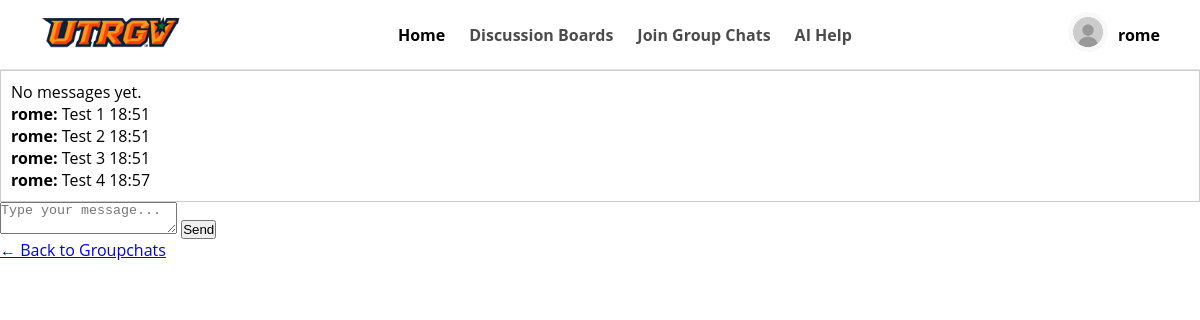
/Main/groupchat/2/ (signed in), run on the app's committed database.
### Main/models.py (models this page shows, shortened)
class Profile(models.Model):
    user = models.OneToOneField('auth.User', on_delete=models.CASCADE)
    id_user = models.IntegerField(unique=True, blank=True, null=True)
    bio = models.TextField(blank=True, null=True)
    profile_picture = models.ImageField(upload_to='profile_images/', default='blank_profile_picture.jpg', null=True)
    major = models.CharField(max_length=100, blank=True, null=True)
    gender = models.CharField(max_length=10, blank=True, null=True)
    minor = models.CharField(max_length=100, blank=True, null=True)

class Message(models.Model):
    groupchat = models.ForeignKey(Groupchat, related_name='messages', on_delete=models.CASCADE)
    sender = models.ForeignKey(User, on_delete=models.CASCADE)
    content = models.TextField()
    timestamp = models.DateTimeField(auto_now_add=True)

### Main/views.py (the view, shortened to what this page needs)
# urls.py: path('groupchat/<int:groupchat_id>/', views.groupchat_room, name='groupchat_room'),
@login_required
def groupchat_room(request, groupchat_id):
    user= request.user
    profile = Profile.objects.get(user=user)
    groupchat = get_object_or_404(Groupchat, id=groupchat_id)
    messages = groupchat.messages.all().order_by('timestamp')
    return render(request, 'Main/groupchat_room.html', {
        'profile': profile,
        'user': user,
        'groupchat': groupchat,
        'messages': messages
    })

### Main/templates/Main/groupchat_room.html (shortened to what this page needs)
{% load static %}
<!DOCTYPE html>
<html>
<head>
  <link rel="stylesheet" href="{% static 'Main/css/styles.css' %}">
</head>
<header>
    <div class="header-container">
      <a href="{% url 'dashboard' %}">
        <img class="nav-logo" src="{% static 'Main/images/nav-utrgv.png' %}"/>
      </a>
      <nav class="main-nav">
        <a href="{% url 'dashboard' %}" class="nav-link active">Home</a>
        <a href="{% url 'discussion' %}" class="nav-link">Discussion Boards</a>
        <a href="{% url 'groupchat' %}" class="nav-link">Join Group Chats</a>
        <a href="#" class="nav-link">AI Help</a>
      </nav>
      <div class="user-profile">
        <a href="{% url 'settings' %}">
          <img class="avatar" src="{{profile.profile_picture.url}}"/>
        </a>
          <span class="username">{{user.username}}</span>
      </div>
    </div>
  </header>
<body>
  <div id="chat-container" style="overflow-y:auto; max-height: 500px; border: 1px solid #ccc; padding: 10px;">
    {% for message in chat.messages.all %}
      <div class="chat-message">
        <strong>{{ message.sender.username }}:</strong> {{ message.content }}
        <span class="timestamp">{{ message.timestamp|date:"H:i" }}</span>
      </div>
    {% empty %}
      <p>No messages yet.</p>
    {% endfor %}
    {% for message in messages %}
      <div class="chat-message">
        <strong>{{ message.sender.username }}:</strong> {{ message.content }}
        <span class="timestamp">{{ message.timestamp|date:"H:i" }}</span>
      </div>
    {% empty %}
      <p>No messages yet.</p>
    {% endfor %}
  </div>
  <form method="POST">
    <textarea name="content" placeholder="Type your message..." required></textarea>
    <button type="submit">Send</button>
  </form>
  <a href="{% url 'groupchat' %}">← Back to Groupchats</a>
</body>
</html>

### Main/static/Main/css/styles.css (style rules this page uses)
* { margin: 0; padding: 0; box-sizing: border-box; }
body { font-family: "Open Sans", sans-serif; background: #fff; }
header { border-bottom: 1px solid rgba(0,0,0,0.1); height: 70px; }
.header-container { display: flex; align-items: center; justify-content: space-between; height: 100%; padding: 0 40px; }
.nav-logo { height: 130px; padding-top: 30px; }
.main-nav { display: flex; gap: 24px; }
.nav-link { font-size: 16px; font-weight: 700; opacity: 0.7; text-decoration: none; color: #000; }
.nav-link.active { opacity: 1; }
.avatar { width: 40px; height: 40px; border-radius: 50%; }
.user-profile { display: flex; align-items: center; gap: 10px; }
.username { font-weight: 700; }

### data on the page
Profile: profile_picture (placeholder picture)
Message: sender.username "rome", content "Test 1", timestamp "18:51"
Message: sender.username "rome", content "Test 2", timestamp "18:51"
Message: sender.username "rome", content "Test 3", timestamp "18:51"
Message: sender.username "rome", content "Test 4", timestamp "18:57"

### other printed values
{{ user.username }} "rome"
